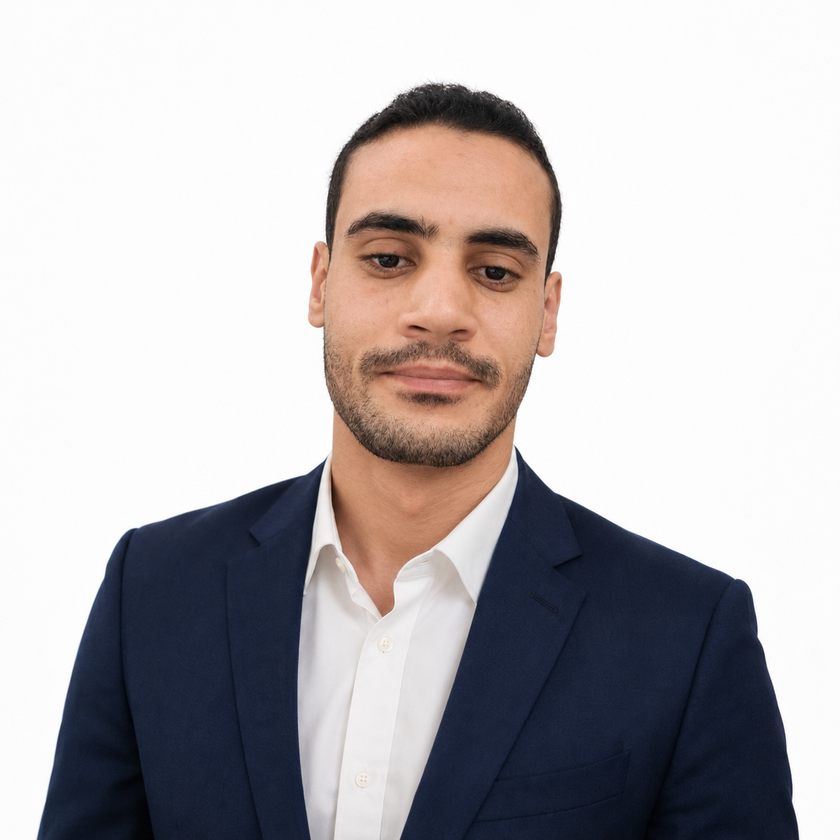
#> input picture assets /me last.png, 840 x 840 px, shrunk from 1254 x 1254 before the run
$ python prep_photo.py
#> lines starting #> are read from the running program, lines starting #| are printed output that depends on the picture
"""
Prepare a portrait photo for clean ASCII conversion:
  1. remove the background (rembg) so the subject is isolated
  2. boost LOCAL contrast (CLAHE) so a flatly-lit face gains highlights and
     shadows -- this is what turns a dark blob into a recognizable face
  3. composite the subject onto pure white so the background reads as blank
     (white -> spaces in the ascii ramp)

Output: source-prepped.png (grayscale), consumed by make_ascii_svg.py.
Run once whenever the source photo changes; the ascii SVG itself is static.

    python scripts/prep_photo.py <input.jpg> [output.png]
"""
import os
import sys

import cv2
import numpy as np
from PIL import Image

HERE = os.path.dirname(os.path.abspath(__file__))
INP = sys.argv[1] if len(sys.argv) > 1 else os.path.join(HERE, "..", "assets ", "me last.png")
OUT = sys.argv[2] if len(sys.argv) > 2 else os.path.join(HERE, "..", "source-prepped.png")

# 1. load the image
img = Image.open(INP).convert("RGBA")
rgb = np.array(img.convert("RGB"))
#> rgb is the input picture: shape (840, 840, 3); mean R, G, B 182.8, 178.4, 180.2
alpha = np.array(img.split()[-1])                 # 0 = background
#> alpha: shape (840, 840); every value is 255

# 2. local-contrast the luminance (CLAHE)
gray = cv2.cvtColor(rgb, cv2.COLOR_RGB2GRAY)
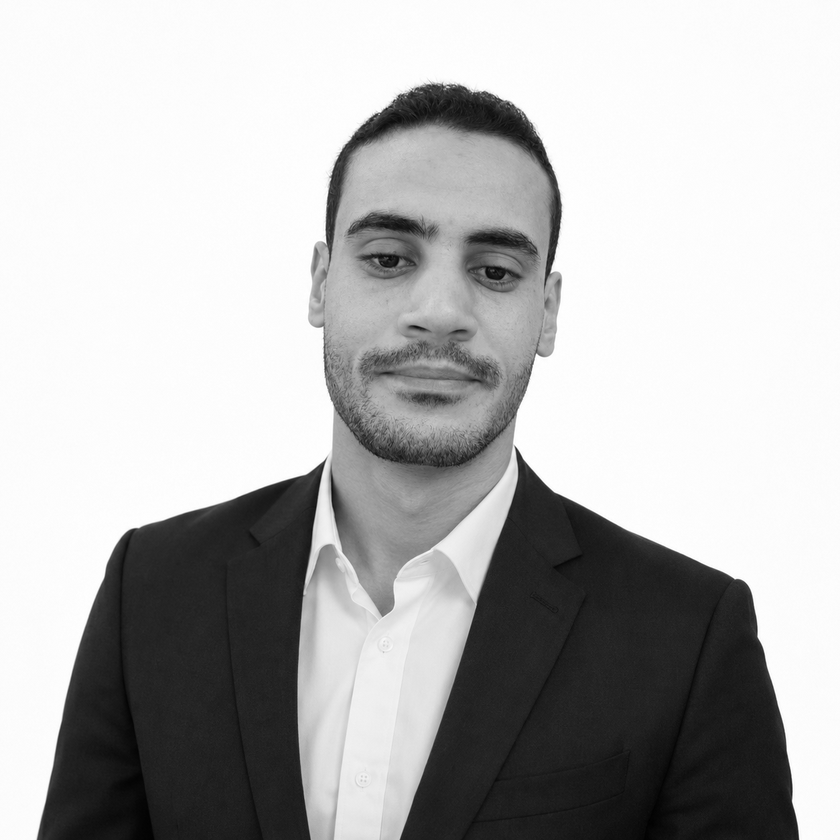
#> gray: shape (840, 840); min 0, max 255, mean 179.9
clahe = cv2.createCLAHE(clipLimit=2.6, tileGridSize=(8, 8))
gray = clahe.apply(gray)
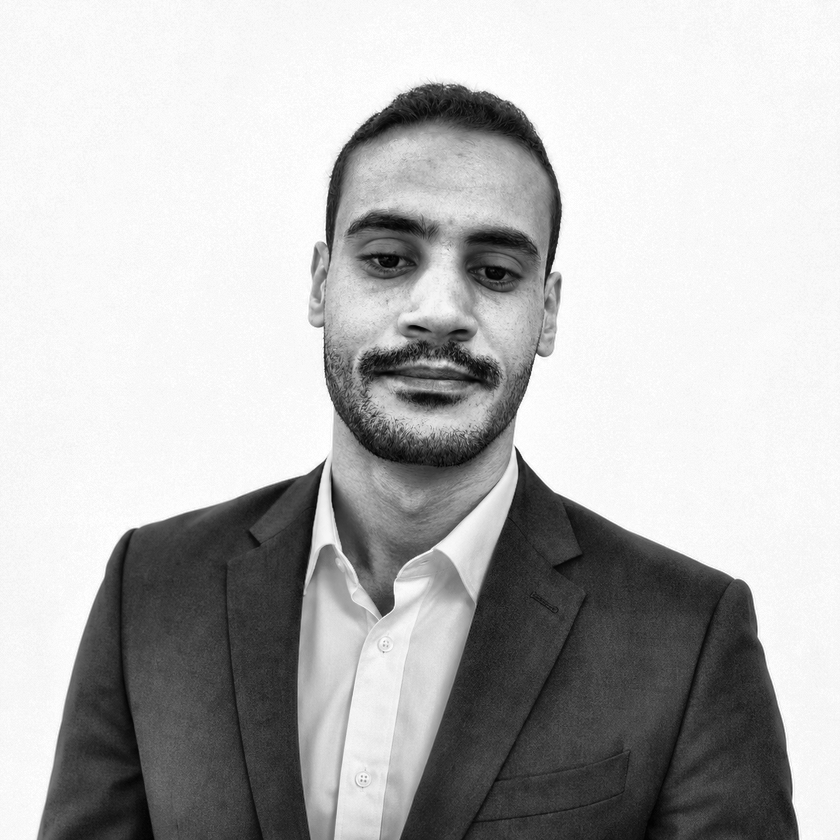
#> gray: shape (840, 840); min 1, max 255, mean 181.7

# a touch of global lift so the face sits in the sparse end of the ramp
gray = cv2.convertScaleAbs(gray, alpha=1.05, beta=18)
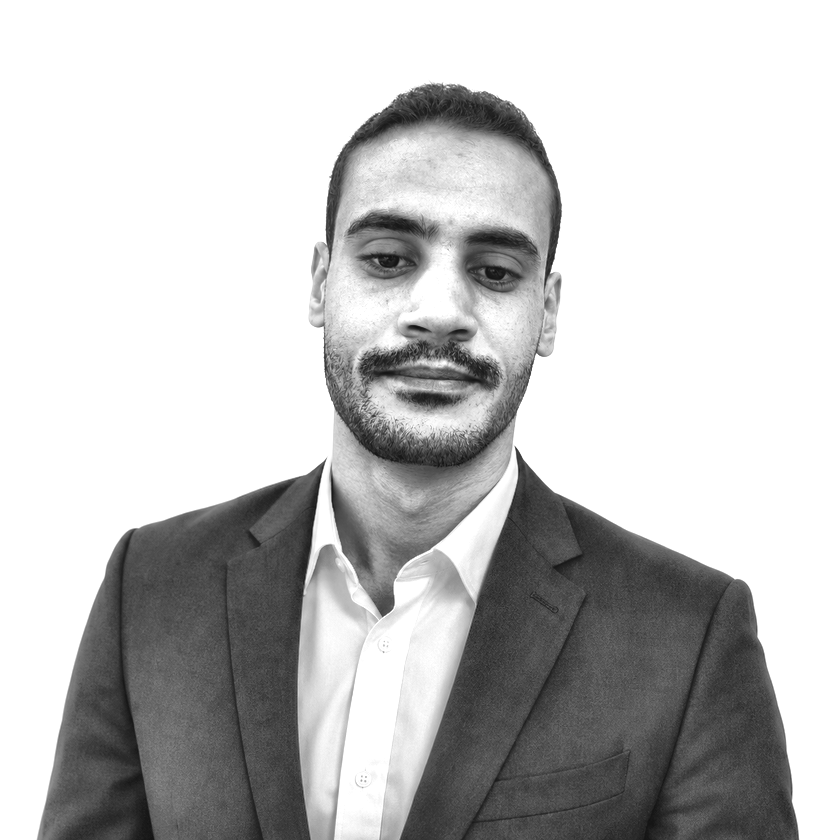
#> gray: shape (840, 840); min 19, max 255, mean 195.1

# 3. paste onto white using the alpha mask (feathered a hair to avoid a halo)
mask = (alpha.astype(np.float32) / 255.0)
#> mask: shape (840, 840) float32; every value is 1
mask = cv2.GaussianBlur(mask, (0, 0), 1.0)
out = gray.astype(np.float32) * mask + 255.0 * (1.0 - mask)
out = np.clip(out, 0, 255).astype(np.uint8)

Image.fromarray(out, mode="L").save(OUT)
print("wrote", OUT, out.shape)
#| wrote scripts/../source-prepped.png (840, 840)
